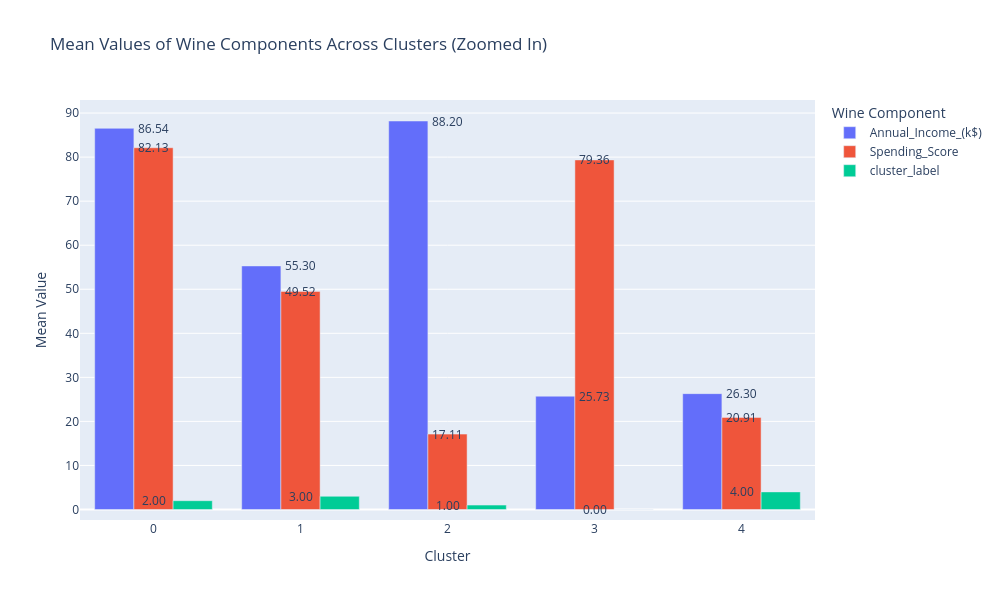

The code cell stored with this chart in its notebook:
### Code cell
import plotly.express as px

# Convert the cluster means DataFrame to a format suitable for Plotly
cluster_means_plotly = cluster_means.reset_index().melt(id_vars=('index',), var_name='Wine Component', value_name='Mean Value')

# Plot the cluster means using Plotly
fig = px.bar(cluster_means_plotly, x='index', y='Mean Value', color='Wine Component',
             title='Mean Values of Wine Components Across Clusters (Zoomed In)',
             labels={'index': 'Cluster', 'Mean Value': 'Mean Value'},
             barmode='group', width=1000, height=600)  # Adjust width and height as needed

# Add text labels for each bar
for trace in fig.data:
    for idx, val in enumerate(trace.y):
        fig.add_annotation(x=trace.x[idx], y=val, text=f'{val:.2f}', showarrow=False)

fig.show()

### Figure 1 — Plotly figure (JSON) as saved in the notebook; plotly's stock layout.template omitted (floating-point values rounded to 4 significant figures)
{"data": [{"alignmentgroup": "True", "hovertemplate": "Wine Component=Annual_Income_(k$)<br>Cluster=%{x}<br>Mean Value=%{y}<extra></extra>", "legendgroup": "Annual_Income_(k$)", "marker": {"color": "#636efa", "pattern": {"shape": ""}}, "name": "Annual_Income_(k$)", "offsetgroup": "Annual_Income_(k$)", "orientation": "v", "showlegend": true, "textposition": "auto", "type": "bar", "x": [0, 1, 2, 3, 4], "xaxis": "x", "y": [86.54, 55.3, 88.2, 25.73, 26.3], "yaxis": "y"}, {"alignmentgroup": "True", "hovertemplate": "Wine Component=Spending_Score<br>Cluster=%{x}<br>Mean Value=%{y}<extra></extra>", "legendgroup": "Spending_Score", "marker": {"color": "#EF553B", "pattern": {"shape": ""}}, "name": "Spending_Score", "offsetgroup": "Spending_Score", "orientation": "v", "showlegend": true, "textposition": "auto", "type": "bar", "x": [0, 1, 2, 3, 4], "xaxis": "x", "y": [82.13, 49.52, 17.11, 79.36, 20.91], "yaxis": "y"}, {"alignmentgroup": "True", "hovertemplate": "Wine Component=cluster_label<br>Cluster=%{x}<br>Mean Value=%{y}<extra></extra>", "legendgroup": "cluster_label", "marker": {"color": "#00cc96", "pattern": {"shape": ""}}, "name": "cluster_label", "offsetgroup": "cluster_label", "orientation": "v", "showlegend": true, "textposition": "auto", "type": "bar", "x": [0, 1, 2, 3, 4], "xaxis": "x", "y": [2, 3, 1, 0, 4], "yaxis": "y"}], "layout": {"annotations": [{"showarrow": false, "text": "86.54", "x": 0, "y": 86.54}, {"showarrow": false, "text": "55.30", "x": 1, "y": 55.3}, {"showarrow": false, "text": "88.20", "x": 2, "y": 88.2}, {"showarrow": false, "text": "25.73", "x": 3, "y": 25.73}, {"showarrow": false, "text": "26.30", "x": 4, "y": 26.3}, {"showarrow": false, "text": "82.13", "x": 0, "y": 82.13}, {"showarrow": false, "text": "49.52", "x": 1, "y": 49.52}, {"showarrow": false, "text": "17.11", "x": 2, "y": 17.11}, {"showarrow": false, "text": "79.36", "x": 3, "y": 79.36}, {"showarrow": false, "text": "20.91", "x": 4, "y": 20.91}, {"showarrow": false, "text": "2.00", "x": 0, "y": 2}, {"showarrow": false, "text": "3.00", "x": 1, "y": 3}, {"showarrow": false, "text": "1.00", "x": 2, "y": 1}, {"showarrow": false, "text": "0.00", "x": 3, "y": 0}, {"showarrow": false, "text": "4.00", "x": 4, "y": 4}], "barmode": "group", "height": 600, "legend": {"title": {"text": "Wine Component"}, "tracegroupgap": 0}, "title": {"text": "Mean Values of Wine Components Across Clusters (Zoomed In)"}, "width": 1000, "xaxis": {"anchor": "y", "domain": [0, 1], "title": {"text": "Cluster"}}, "yaxis": {"anchor": "x", "domain": [0, 1], "title": {"text": "Mean Value"}}}}
